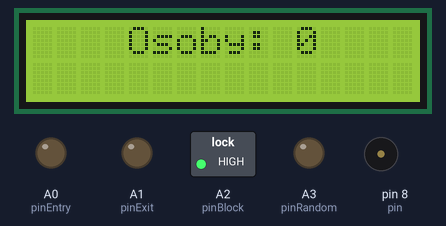
Simulated run of this sketch. Board: Arduino Nano, built with avr-gcc and run on an emulated ATmega328P. Parts: 16×2 character LCD, switched loads named in the sketch (green lamp = pin HIGH), output pins drawn as LEDs (lit = HIGH), buzzer (waves = sounding).

Above: at 0.2 s.
At 7.7 s:
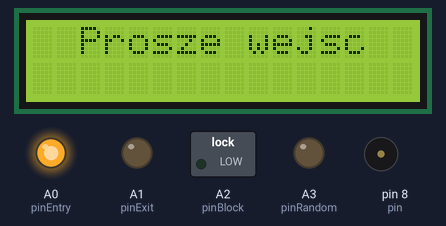
At 15.9 s:
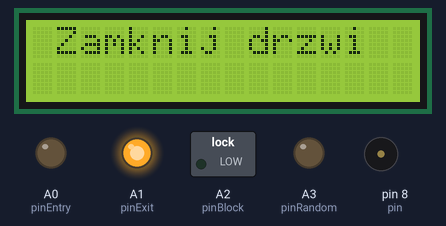
At 23.62 s:
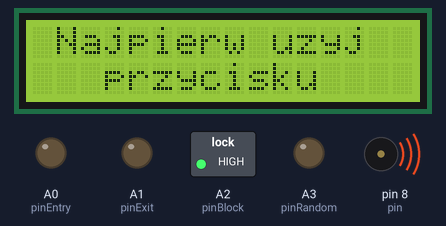
At 26.6 s:
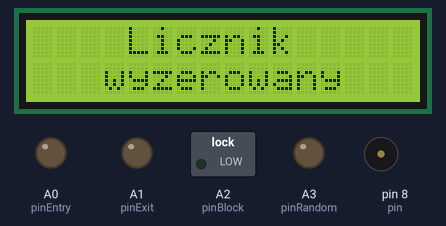
At 36.7 s:
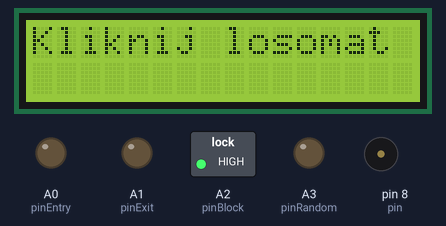
Timing chart, 0 to 40.0 s (numbered marks = the images above):
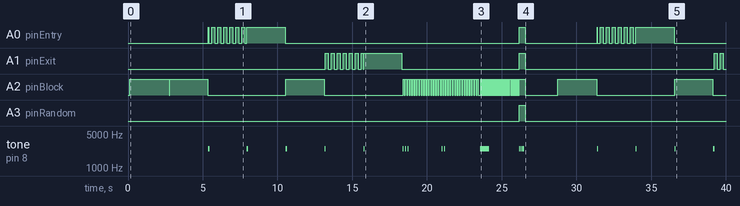

Measured:
- by itself, A1 (pinExit): LOW → HIGH at 13.2 s, → LOW 0.20 s later, → HIGH 0.20 s later, → LOW 0.20 s later, … (22 changes in this stretch)
- by itself, A3 (pinRandom): LOW → HIGH at 26.2 s, → LOW 0.40 s later
- by itself, tone on pin 8 (pin): plays 2500 Hz for 0.08 s, 2500 Hz for 0.08 s, 2500 Hz for 0.08 s, 2500 Hz for 0.08 s, 2500 Hz for 0.08 s, 2500 Hz for 0.08 s … (18 notes in this stretch)
- what the display in image 2 shows lasts 2.6 s, from 15.8 s to 18.4 s

The sketch:

eit-2024-zao-3.ino
```cpp
/*
 * ============================================================================
 *  eit-2024-zao-3 - SYSTEM KONTROLI ILOSCI OSOB NA OBIEKCIE
 *  MODUL: LED + WYSWIETLACZ LCD (+ buzzer)
 * ============================================================================
 *
 *  SZKIELET / DEMO. Po wgraniu na plytke leci automatyczna prezentacja
 *  WSZYSTKICH stanow ze specyfikacji (IDLE, ENTER, ENTER_PASSING, LOTTERY,
 *  EXIT, EXIT_PASSING, SEARCH, LOCK, ERROR, RESET) - mozesz sprawdzic LCD,
 *  diody i buzzer na biurku BEZ kodu reszty zespolu.
 *
 *  Zespol od logiki/drzwi/losomatu podmienia tylko cialo loop() na realne
 *  zdarzenia (przyciski, krancowki, RFID), wolajac te same metody:
 *      ui.setCount(n);
 *      ui.setState(SystemState::ENTER);
 *
 *  ---------------------------------------------------------------------------
 *  SPRZET (wg projekt MIKRO.sch, Arduino Nano):
 *    LED zielona "wejscie" (->) -> A0
 *    LED zielona "wyjscie" (<-) -> A1
 *    LED czerwona "X"           -> A2
 *    LED zolta "losowanie"      -> A3
 *    LCD I2C: SDA -> A4, SCL -> A5
 *    Buzzer/glosnik SPK1        -> D8
 *
 *  WYMAGANA BIBLIOTEKA (Menedzer bibliotek Arduino):
 *    "LiquidCrystal I2C"  (autor: Frank de Brabander)
 *  ---------------------------------------------------------------------------
 */

#include "src/Led/LedController.h"
#include "src/Display/DisplayManager.h"
#include "src/Buzzer/Buzzer.h"
#include "src/Ui/UiController.h"

LedController  leds;                  // A0..A3, active-HIGH (zmien na false jesli diody odwrotnie)
DisplayManager lcd(0x27, 16, 2);      // adres I2C 0x27, ekran 16x2 (gdy nie pisze -> 0x3F)
Buzzer         buzzer(8, 2500);       // SPK1 na D8. Jesli buzzer to nie Twoja dzialka:
                                      //   usun te linie i daj nullptr zamiast &buzzer ponizej.
UiController   ui(leds, lcd, &buzzer);

int people = 0;

// Kolejnosc demonstracji wszystkich stanow:
SystemState demo[] = {
    SystemState::IDLE, SystemState::ENTER, SystemState::ENTER_PASSING,
    SystemState::LOTTERY, SystemState::EXIT, SystemState::EXIT_PASSING,
    SystemState::SEARCH, SystemState::LOCK, SystemState::ERROR, SystemState::RESET
};
const uint8_t DEMO_LEN = sizeof(demo) / sizeof(demo[0]);

uint8_t  demoIndex = 0;
uint32_t stepStart = 0;
const uint32_t STEP_MS = 2600;   // ile trwa pokaz jednego stanu

void setup() {
    leds.begin();
    lcd.begin();
    buzzer.begin();
    ui.begin();              // stan poczatkowy IDLE
    ui.setCount(people);
    stepStart = millis();
}

void loop() {
    // >>> NAJWAZNIEJSZE: update() musi byc wolane caly czas <<<
    ui.update();

    // --- ponizej tylko DEMO; w wersji finalnej zastap obsluga zdarzen ---
    if (millis() - stepStart < STEP_MS) return;
    stepStart = millis();

    SystemState s = demo[demoIndex];

    // proste symulowanie licznika:
    if (s == SystemState::ENTER_PASSING) people++;             // ktos wszedl
    if (s == SystemState::EXIT_PASSING && people > 0) people--; // ktos wyszedl

    ui.setCount(people);   // zsynchronizuj licznik z UI
    ui.setState(s);        // ustaw stan: LCD + LED + buzzer
    if (s == SystemState::RESET) people = 0;

    demoIndex = (demoIndex + 1) % DEMO_LEN;
}
```

arrow.c
```cpp
#include <util/delay.h>
#include "hardware.h"   // korzysta z Twojego HW_ShiftOut, nie zmienia go
#include "arrow.h"

#define GROT_L   0b00100100
#define TRZON    0b01011010
#define GROT_P   0b10000001

#define STRZALKA_L (GROT_L | TRZON)
#define STRZALKA_P (GROT_P | TRZON)

static void blink(uint8_t maska, uint8_t razy)
{
    while (razy--)
    {
        HW_ShiftOut(maska);
        _delay_ms(300);
        HW_ShiftOut(0);
        _delay_ms(300);
    }
}

void Arrow_Left(uint8_t razy)  { blink(STRZALKA_L, razy); }
void Arrow_Right(uint8_t razy) { blink(STRZALKA_P, razy); }
```

arrow.h
```cpp
#ifndef ARROW_H
#define ARROW_H

#include <stdint.h>

void Arrow_Left(uint8_t razy);
void Arrow_Right(uint8_t razy);

#endif
```

hardware.c
```cpp
#include <avr/io.h>
#include "hardware.h" // Musisz stworzyć też ten plik nagłówkowy
#define DATA_PIN  PB0   // D8  -> pin 14 DS
#define LATCH_PIN PB3   // D11 -> pin 12 STCP
#define CLOCK_PIN PB4   // D12 -> pin 11 SHCP
void HW_Init(void)
{
    // Ustawiamy DATA, LATCH, CLOCK jako wyjścia
    DDRB |= (1 << DATA_PIN) | (1 << LATCH_PIN) | (1 << CLOCK_PIN);

    // Na start wszystko nisko
    PORTB &= ~(1 << DATA_PIN);
    PORTB &= ~(1 << LATCH_PIN);
    PORTB &= ~(1 << CLOCK_PIN);
}

void HW_ShiftOut(uint8_t data)
{
    // LATCH na LOW, żeby układ jeszcze nie pokazywał zmian
    PORTB &= ~(1 << LATCH_PIN);

    for (uint8_t i = 0; i < 8; i++)
    {
        // CLOCK na LOW
        PORTB &= ~(1 << CLOCK_PIN);

        // Wysyłamy bit od najstarszego do najmłodszego
        if (data & (1 << (7 - i)))
        {
            PORTB |= (1 << DATA_PIN);   // DATA = 1
        }
        else
        {
            PORTB &= ~(1 << DATA_PIN);  // DATA = 0
        }

        // Zbocze zegara: 74HC595 zapamiętuje bit
        PORTB |= (1 << CLOCK_PIN);
    }

    // LATCH na HIGH, dane pojawiają się na wyjściach Q0-Q7
    PORTB |= (1 << LATCH_PIN);
}
```

hardware.h
```cpp
#ifndef HARDWARE_H
#define HARDWARE_H

#include <avr/io.h>

void HW_Init(void);
void HW_ShiftOut(uint8_t data);

#endif
```

Buzzer.cpp
```cpp
#include "Buzzer.h"

Buzzer::Buzzer(uint8_t pin, uint16_t freq)
    : _pin(pin), _freq(freq), _count(0), _idx(0), _stepStart(0), _active(false) {}

void Buzzer::begin() {
    pinMode(_pin, OUTPUT);
    noTone(_pin);
}

void Buzzer::load(const uint16_t* durations, const bool* tones, uint8_t n) {
    if (n > MAX_STEPS) n = MAX_STEPS;
    for (uint8_t i = 0; i < n; i++) {
        _dur[i]  = durations[i];
        _tone[i] = tones[i];
    }
    _count     = n;
    _idx       = 0;
    _active    = (n > 0);
    _stepStart = millis();
    if (_active && _tone[0]) tone(_pin, _freq);
    else                     noTone(_pin);
}

void Buzzer::update() {
    if (!_active) return;
    if (millis() - _stepStart < _dur[_idx]) return;   // krok jeszcze trwa

    _idx++;
    if (_idx >= _count) {           // koniec sekwencji
        noTone(_pin);
        _active = false;
        return;
    }
    _stepStart = millis();
    if (_tone[_idx]) tone(_pin, _freq);
    else             noTone(_pin);
}

void Buzzer::beepShort(uint8_t times) {
    if (times < 1) times = 1;
    uint16_t d[MAX_STEPS];
    bool     t[MAX_STEPS];
    uint8_t  n = 0;
    for (uint8_t i = 0; i < times && n < MAX_STEPS - 1; i++) {
        d[n] = 80; t[n] = true;  n++;          // krotki dzwiek
        if (i < times - 1) { d[n] = 80; t[n] = false; n++; }  // przerwa
    }
    load(d, t, n);
}

void Buzzer::beepLong() {
    uint16_t d[1] = { 600 };
    bool     t[1] = { true };
    load(d, t, 1);
}

void Buzzer::resetSequence() {
    uint16_t d[5] = { 60, 40, 60, 40, 140 };
    bool     t[5] = { true, false, true, false, true };
    load(d, t, 5);
}

void Buzzer::stop() {
    noTone(_pin);
    _active = false;
}
```

Buzzer.h
```cpp
#ifndef BUZZER_H
#define BUZZER_H

#include <Arduino.h>

/*
 * Buzzer - nieblokujaca sygnalizacja dzwiekowa.
 * Wg schematu glosnik/buzzer SPK1 jest na pinie D8.
 *
 * Sekwencje grane sa krok po kroku w update() (zadne delay()), wiec dzwiek
 * nie blokuje reszty systemu. Uzywa funkcji tone()/noTone().
 *
 * MODUL OPCJONALNY: jesli buzzer to dzialka innej osoby, po prostu nie twórz
 * obiektu tej klasy - LED + LCD dzialaja niezaleznie.
 */

class Buzzer {
public:
    Buzzer(uint8_t pin = 8, uint16_t freq = 2500);

    void begin();
    void update();                       // wolaj w loop()

    void beepShort(uint8_t times = 1);   // n krotkich sygnalow
    void beepLong();                     // 1 dlugi sygnal
    void resetSequence();                // krotka sekwencja (RESET)
    void stop();                         // cisza

private:
    static const uint8_t MAX_STEPS = 16;
    uint8_t  _pin;
    uint16_t _freq;
    uint16_t _dur[MAX_STEPS];   // czas trwania kroku [ms]
    bool     _tone[MAX_STEPS];  // czy w tym kroku gra dzwiek
    uint8_t  _count;            // liczba krokow w sekwencji
    uint8_t  _idx;              // biezacy krok
    uint32_t _stepStart;        // millis() poczatku biezacego kroku
    bool     _active;

    void load(const uint16_t* durations, const bool* tones, uint8_t n);
};

#endif // BUZZER_H
```

DisplayManager.cpp
```cpp
#include "DisplayManager.h"

DisplayManager::DisplayManager(uint8_t i2cAddress, uint8_t cols, uint8_t rows)
    : _lcd(i2cAddress, cols, rows), _cols(cols), _rows(rows), _count(0) {}

void DisplayManager::begin() {
    _lcd.init();        // niektore wersje biblioteki uzywaja begin() zamiast init()
    _lcd.backlight();
    _lcd.clear();
}

void DisplayManager::clear() {
    _lcd.clear();
}

void DisplayManager::clearRow(uint8_t row) {
    _lcd.setCursor(0, row);
    for (uint8_t i = 0; i < _cols; i++) _lcd.print(' ');
    _lcd.setCursor(0, row);
}

void DisplayManager::printCentered(uint8_t row, const String &text) {
    clearRow(row);
    int pad = ((int)_cols - (int)text.length()) / 2;
    if (pad < 0) pad = 0;
    _lcd.setCursor((uint8_t)pad, row);
    _lcd.print(text);
}

void DisplayManager::updateCounter(int count) {
    _count = count;
    _lcd.clear();
    printCentered(0, String("Osoby: ") + String(count));
}

void DisplayManager::showMessage(const String &line1) {
    _lcd.clear();
    printCentered(0, line1);
}

void DisplayManager::showMessage(const String &line1, const String &line2) {
    _lcd.clear();
    printCentered(0, line1);
    printCentered(1, line2);
}
```

DisplayManager.h
```cpp
#ifndef DISPLAY_MANAGER_H
#define DISPLAY_MANAGER_H

#include <Arduino.h>
#include <LiquidCrystal_I2C.h>   // Menedzer bibliotek: "LiquidCrystal I2C" (Frank de Brabander)

/*
 * DisplayManager - obsluga wyswietlacza LCD 16x2 na konwerterze I2C.
 *
 * Podlaczenie (Arduino Nano, wg projekt MIKRO.sch):
 *   SDA -> A4,  SCL -> A5,  VCC -> 5V,  GND -> GND
 *
 * Adres I2C to zwykle 0x27 lub 0x3F - jesli ekran swieci, ale nic nie pisze,
 * zmien adres w konstruktorze (uzyj examples/LedLcdDemo/I2C_Scanner.ino).
 *
 * UWAGA: kontroler HD44780 nie ma polskich znakow, dlatego komunikaty sa w
 * czystym ASCII (bez ogonkow), zeby na ekranie nie bylo "krzakow".
 */

class DisplayManager {
public:
    DisplayManager(uint8_t i2cAddress = 0x27, uint8_t cols = 16, uint8_t rows = 2);

    void begin();

    void updateCounter(int count);                            // "Osoby: N"
    void showMessage(const String &line1);                    // 1 wycentrowany wiersz
    void showMessage(const String &line1, const String &line2); // 2 wiersze
    void clear();

    int getCount() const { return _count; }

private:
    LiquidCrystal_I2C _lcd;
    uint8_t _cols;
    uint8_t _rows;
    int     _count;

    void printCentered(uint8_t row, const String &text);
    void clearRow(uint8_t row);
};

#endif // DISPLAY_MANAGER_H
```

LedController.cpp
```cpp
#include "LedController.h"

LedController::LedController(uint8_t pinEntry, uint8_t pinExit,
                             uint8_t pinBlock, uint8_t pinRandom,
                             bool activeHigh)
    : _activeHigh(activeHigh), _flashUntil(0) {
    _entry  = { pinEntry,  LedPattern::OFF };
    _exit   = { pinExit,   LedPattern::OFF };
    _block  = { pinBlock,  LedPattern::OFF };
    _random = { pinRandom, LedPattern::OFF };
}

void LedController::write(uint8_t pin, bool on) {
    digitalWrite(pin, (on == _activeHigh) ? HIGH : LOW);
}

void LedController::begin() {
    pinMode(_entry.pin,  OUTPUT);
    pinMode(_exit.pin,   OUTPUT);
    pinMode(_block.pin,  OUTPUT);
    pinMode(_random.pin, OUTPUT);
    allOff();
}

bool LedController::patternState(LedPattern p, uint32_t now) const {
    switch (p) {
        case LedPattern::OFF:             return false;
        case LedPattern::ON:              return true;
        case LedPattern::FLOW:            return (now % 400) < 200;  // ~plynnie
        case LedPattern::BLINK_FAST:      return (now % 160) < 80;   // szybko
        case LedPattern::BLINK_VERY_FAST: return (now % 70)  < 35;   // bardzo szybko
    }
    return false;
}

void LedController::update() {
    uint32_t now = millis();

    // RESET: przez chwile wszystkie diody zapalone
    if (now < _flashUntil) {
        write(_entry.pin,  true);
        write(_exit.pin,   true);
        write(_block.pin,  true);
        write(_random.pin, true);
        return;
    }

    write(_entry.pin,  patternState(_entry.pattern,  now));
    write(_exit.pin,   patternState(_exit.pattern,   now));
    write(_block.pin,  patternState(_block.pattern,  now));
    write(_random.pin, patternState(_random.pattern, now));
}

void LedController::setEntry (LedPattern p) { _entry.pattern  = p; }
void LedController::setExit  (LedPattern p) { _exit.pattern   = p; }
void LedController::setBlock (LedPattern p) { _block.pattern  = p; }
void LedController::setRandom(LedPattern p) { _random.pattern = p; }

void LedController::allOff() {
    _entry.pattern  = LedPattern::OFF;
    _exit.pattern   = LedPattern::OFF;
    _block.pattern  = LedPattern::OFF;
    _random.pattern = LedPattern::OFF;
    write(_entry.pin,  false);
    write(_exit.pin,   false);
    write(_block.pin,  false);
    write(_random.pin, false);
}

void LedController::flashAll(uint16_t ms) {
    _flashUntil = millis() + ms;   // update() zapali wszystko az do tej chwili
}
```

LedController.h
```cpp
#ifndef LED_CONTROLLER_H
#define LED_CONTROLLER_H

#include <Arduino.h>

/*
 * LedController - sterowanie 4 sygnalizacyjnymi diodami LED.
 *
 * Podlaczenie wg schematu "projekt MIKRO.sch" (Arduino Nano):
 *   LED1  ZIELONA  "wejscie" (strzalka ->)  -> A0
 *   LED2  ZIELONA  "wyjscie" (strzalka <-)  -> A1
 *   LED3  CZERWONA "X / blokada"            -> A2
 *   LED4  ZOLTA    "losowanie"              -> A3   (rezerwa, uzyta w RESET)
 *
 * Modul jest NIEBLOKUJACY: miganie realizuje update(), ktore trzeba wolac
 * w KAZDEJ iteracji loop() (zadne delay()).
 *
 * UWAGA - "plynaca strzalka": schemat ma POJEDYNCZA diode na kierunek,
 * wiec "plynaca strzalka" = miganie tej diody (FLOW), a "swieci ciagle" = ON.
 * Gdy kiedys dojdzie pasek diod na 74HC595, podmienia sie tylko ten plik.
 */

enum class LedPattern : uint8_t {
    OFF,              // zgaszona
    ON,               // swieci ciagle        ("strzalka swieci ciagle", "X swieci ciagle")
    FLOW,             // lagodne miganie ~400 ms  ("plynaca strzalka")
    BLINK_FAST,       // szybkie miganie ~160 ms  ("X szybko miga")
    BLINK_VERY_FAST   // bardzo szybkie ~70 ms    ("X bardzo szybko miga")
};

class LedController {
public:
    // activeHigh = true  -> stan WYSOKI zapala diode (pin -> R -> LED -> GND)
    // activeHigh = false -> stan NISKI zapala diode
    // Sprawdz polaryzacje na realnej plytce i ustaw odpowiednio!
    LedController(uint8_t pinEntry  = A0,
                  uint8_t pinExit   = A1,
                  uint8_t pinBlock  = A2,
                  uint8_t pinRandom = A3,
                  bool    activeHigh = true);

    void begin();
    void update();   // wolaj w loop() jak najczesciej

    void setEntry (LedPattern p);   // zielona "wejscie"  (strzalka ->)
    void setExit  (LedPattern p);   // zielona "wyjscie"  (strzalka <-)
    void setBlock (LedPattern p);   // czerwona "X"
    void setRandom(LedPattern p);   // zolta "losowanie"

    void allOff();                      // gasi wszystkie diody
    void clearLeds() { allOff(); }      // alias (zgodnosc wstecz)
    void flashAll(uint16_t ms = 400);   // RESET: wszystkie LED na chwile

private:
    struct Led { uint8_t pin; LedPattern pattern; };
    Led      _entry, _exit, _block, _random;
    bool     _activeHigh;
    uint32_t _flashUntil;   // do ktorej chwili (millis) trwa blysk wszystkich

    bool patternState(LedPattern p, uint32_t now) const;
    void write(uint8_t pin, bool on);
};

#endif // LED_CONTROLLER_H
```

SystemState.h
```cpp
#ifndef SYSTEM_STATE_H
#define SYSTEM_STATE_H

#include <stdint.h>   // uint8_t (niezaleznie od kolejnosci include)

/*
 * SystemState - lista stanow systemu (wg specyfikacji).
 * Ten plik dolacza zarowno modul LED+LCD, jak i zespol logiki -
 * dzieki temu obie strony mowia tym samym "jezykiem".
 */
enum class SystemState : uint8_t {
    IDLE,            // oczekiwanie - "Osoby: N",  X swieci
    ENTER,           // start wejscia - "Prosze wejsc", strzalka -> plynie
    ENTER_PASSING,   // drzwi otwarte - "Zamknij drzwi", strzalka -> ciagle
    LOTTERY,         // przed wyjsciem - "Kliknij losomat", X swieci
    EXIT,            // start wyjscia - "Prosze wyjsc", strzalka <- plynie
    EXIT_PASSING,    // drzwi otwarte - "Zamknij drzwi", strzalka <- ciagle
    SEARCH,          // kontrola - "Kontrola! Prosze czekac", X szybko miga
    LOCK,            // drzwi bez procedury - "Najpierw uzyj przycisku", X szybko
    ERROR,           // zla akcja - "Niepoprawna akcja", X bardzo szybko
    RESET            // zerowanie - "Licznik wyzerowany", wszystkie LED na chwile
};

#endif // SYSTEM_STATE_H
```

UiController.h
```cpp
#ifndef UI_CONTROLLER_H
#define UI_CONTROLLER_H

#include "SystemState.h"
#include "../Led/LedController.h"
#include "../Display/DisplayManager.h"
#include "../Buzzer/Buzzer.h"

/*
 * UiController - KOORDYNATOR warstwy sygnalizacji.
 *
 * Jedna metoda setState(stan) ustawia naraz: komunikat na LCD, wzorzec diod
 * LED oraz sygnal buzzera - dokladnie wg tabeli stanow ze specyfikacji.
 *
 * Tego uzywa zespol logiki. Przyklad:
 *     ui.setCount(licznik);                 // gdy zmienia sie liczba osob
 *     ui.setState(SystemState::ENTER);      // gdy zaczyna sie wejscie
 * a w loop():
 *     ui.update();                          // naped LED + buzzera
 *
 * Buzzer jest opcjonalny - przekaz nullptr (lub pomin), jesli go nie uzywasz.
 */

class UiController {
public:
    UiController(LedController& leds, DisplayManager& lcd, Buzzer* buzzer = nullptr);

    void begin();                 // ustawia stan poczatkowy IDLE
    void update();                // wolaj w loop()

    void setState(SystemState s); // LCD + LED + buzzer wg tabeli
    void setCount(int count);     // aktualizacja licznika (odswieza ekran IDLE)

    SystemState state() const { return _state; }
    int         count() const { return _count; }

private:
    LedController&  _leds;
    DisplayManager& _lcd;
    Buzzer*         _buzzer;
    SystemState     _state;
    int             _count;

    void beepShort(uint8_t n);
    void beepLong();
    void beepReset();
};

#endif // UI_CONTROLLER_H
```

Source omitted: main.c (15251 bytes), UiController.cpp (3608 bytes), ui_states.c (2561 bytes), ui_states.h (403 bytes), lcd_i2c.c (1982 bytes), lcd_i2c.h (200 bytes)
